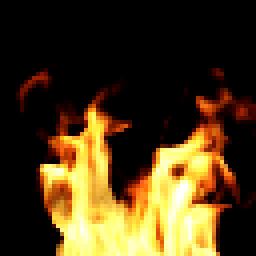
#> input picture data/processed/flame/0.png, 64 x 64 px, given in place of 184.png, which was not available (shown 4 times larger)
$ python organize_file.py
#> lines starting #> are read from the running program, lines starting #| are printed output that depends on the picture; pictures that were not available may be replaced by others from this repository, and a replacement may not be noted
import os

import cv2

if __name__ == '__main__':
    data_root = '/Users/tony/PycharmProjects/DynTexTrans/data/raw/flame'
    data_to_crop = sorted(os.listdir(data_root), key=lambda x: int(x.split('.')[0]))
    single_frame = cv2.imread(os.path.join(data_root, '184.png'), cv2.IMREAD_UNCHANGED)
#> single_frame is the input picture: shape (64, 64, 3); mean B, G, R 24.6, 56.9, 75
    crop_cord = [20, 246, 45, 289]
    u, d, l, r = crop_cord

    for i in range(60, 211):
        single_frame = cv2.imread(os.path.join(data_root, '{}.png'.format(i)), cv2.IMREAD_UNCHANGED)
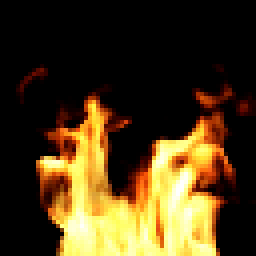
#> input picture data/processed/flame/1.png, 64 x 64 px, given in place of 60.png, which was not available (shown 4 times larger)
#> single_frame is the input picture: shape (64, 64, 3); mean B, G, R 24.8, 56.9, 74.6
        successed = cv2.imwrite(
            os.path.join('/Users/tony/PycharmProjects/DynTexTrans/data/processed/flame', '{}.png'.format(i - 60)),
            cv2.resize(single_frame[u:d, l:r, :], (64, 64)))
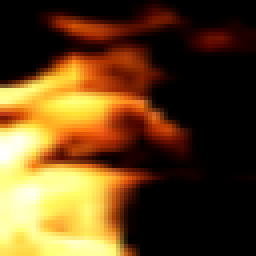
#> saved as 0.png: shape (64, 64, 3) (shown 4 times larger); mean B, G, R 29.4, 68.6, 99
        cv2.imwrite(
            os.path.join('/Users/tony/PycharmProjects/DynTexTrans/data/processed/flame-figure',
                         '{}.png'.format(i - 60)), cv2.resize(single_frame, (150, 120)))
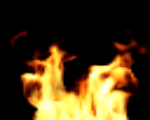
#> saved as 0.png: shape (120, 150, 3); mean B, G, R 24.8, 56.9, 74.6
#> (the run stopped early here; a loop or call above may not have finished)
